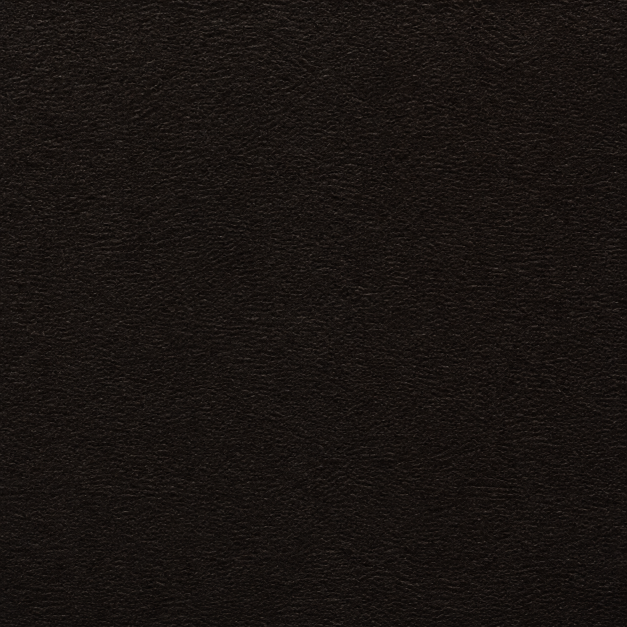
#> input picture tools/assets/source/decisions_gui/decisions_surface_source.png, 1254 x 1254 px (shown at 1/2 size); the run also reads 2 pictures not shown here
$ python build_adiscord_decision_ui_assets.py
#> lines starting #> are read from the running program, lines starting #| are printed output that depends on the picture
#!/usr/bin/env python3
"""Build the original A-Discord decisions-window surface set.

The checked-in source material is original project art.  This builder crops it
deterministically and draws the functional borders needed by Clausewitz GUI
sprites.  Use the default check mode before ``--apply``.
"""

from __future__ import annotations

import argparse
from io import BytesIO
from pathlib import Path

from PIL import Image, ImageDraw, ImageEnhance, ImageOps

from tools.lib.paths import repository_root


ROOT = repository_root()
SOURCE = ROOT / "tools/assets/source/decisions_gui/decisions_surface_source.png"
APPROVAL_SOURCE = (
    ROOT / "tools/assets/source/decisions_gui/decision_approval_seal_source.png"
)
OUTPUT_DIR = ROOT / "gfx/interface/decisions/ui"
RUS_BUNKER_DIR = ROOT / "gfx/interface/ADISCORD_RUS"
RUS_BUNKER_SOURCE = ROOT / "tools/assets/source/rus_bunker"

WINDOW_TILE = OUTPUT_DIR / "ADISCORD_decisions_window_tile.dds"
TITLE_BG = OUTPUT_DIR / "ADISCORD_decisions_title_bg.dds"
EVENT_HEADER_BG = OUTPUT_DIR / "ADISCORD_decisions_event_header_bg.dds"
CATEGORY_HEADER_BG = OUTPUT_DIR / "ADISCORD_decisions_category_header_bg.dds"
CATEGORY_DESC_TILE = OUTPUT_DIR / "ADISCORD_decisions_category_desc_tile.dds"
CATEGORY_END_BG = OUTPUT_DIR / "ADISCORD_decisions_category_end_bg.dds"
EVENT_ITEM_BG = OUTPUT_DIR / "ADISCORD_decisions_event_item_bg.dds"
DECISION_ITEM_BG = OUTPUT_DIR / "ADISCORD_decisions_item_bg.dds"
PROGRESS_BG = OUTPUT_DIR / "ADISCORD_decisions_progress_bg.dds"
PROGRESS_GOOD = OUTPUT_DIR / "ADISCORD_decisions_progress_good.dds"
PROGRESS_BAD = OUTPUT_DIR / "ADISCORD_decisions_progress_bad.dds"
SELECT_ICON = OUTPUT_DIR / "ADISCORD_decisions_select_icon_strip.dds"

FRAME_WIDTH = 512

INK = (3, 4, 5, 255)
DEEP = (9, 10, 10, 255)
SEAM = (35, 36, 34, 255)
EDGE = (67, 66, 59, 255)
EDGE_LIGHT = (102, 96, 79, 255)
TOBACCO = (105, 74, 39, 255)
TOBACCO_LIGHT = (142, 104, 55, 255)
OXBLOOD = (104, 45, 40, 255)
OLIVE = (88, 99, 55, 255)


def _source_image() -> Image.Image:
    if not SOURCE.is_file():
        raise RuntimeError(
            f"missing decisions surface source: {SOURCE.relative_to(ROOT)}"
        )
    with Image.open(SOURCE) as source_image:
        source = source_image.convert("RGBA")
    if source.width < 1024 or source.height < 1024:
        raise RuntimeError(
            f"decisions source must be at least 1024x1024, got {source.size}"
        )
    return source


def _surface(
    size: tuple[int, int], centering: tuple[float, float], brightness: float
) -> Image.Image:
    """Crop the source weave without turning it into another metal skin."""
    source = _source_image()
    surface = ImageOps.fit(
        source,
        size,
        method=Image.Resampling.LANCZOS,
        centering=centering,
    )
    surface = ImageEnhance.Contrast(surface).enhance(0.94)
    surface = ImageEnhance.Color(surface).enhance(0.58)
    surface = ImageEnhance.Brightness(surface).enhance(brightness)
    surface.putalpha(255)
    return surface


def _tinted_surface(
    size: tuple[int, int],
    centering: tuple[float, float],
    brightness: float,
    shadow: tuple[int, int, int],
    highlight: tuple[int, int, int],
) -> Image.Image:
    base = _surface(size, centering, brightness)
    luminance = ImageOps.grayscale(base.convert("RGB"))
    tint = ImageOps.colorize(luminance, black=shadow, white=highlight).convert("RGBA")
    tint.putalpha(255)
    return Image.blend(base, tint, 0.62)


def _rounded_surface(
    size: tuple[int, int],
    box: tuple[int, int, int, int],
    radius: int,
    centering: tuple[float, float],
    brightness: float,
) -> Image.Image:
    left, top, right, bottom = box
    panel_size = (right - left + 1, bottom - top + 1)
    panel = _surface(panel_size, centering, brightness)
    mask = Image.new("L", panel_size, 0)
    ImageDraw.Draw(mask).rounded_rectangle(
        (0, 0, panel_size[0] - 1, panel_size[1] - 1),
        radius=radius,
        fill=255,
    )
    panel.putalpha(mask)
    output = Image.new("RGBA", size, (0, 0, 0, 0))
    output.alpha_composite(panel, (left, top))
    return output


def _bevel(
    image: Image.Image,
    box: tuple[int, int, int, int],
    radius: int,
    lower: tuple[int, int, int, int] = TOBACCO,
) -> None:
    draw = ImageDraw.Draw(image, "RGBA")
    left, top, right, bottom = box
    draw.rounded_rectangle(box, radius=radius, outline=INK, width=3)
    draw.rounded_rectangle(
        (left + 3, top + 3, right - 3, bottom - 3),
        radius=max(0, radius - 2),
        outline=EDGE,
        width=1,
    )
    draw.line((left + 8, top + 5, right - 8, top + 5), fill=(57, 56, 50, 255), width=1)
    draw.line((left + 8, bottom - 4, right - 8, bottom - 4), fill=lower, width=1)
    draw.line((left + 7, bottom - 2, right - 7, bottom - 2), fill=INK, width=1)


def _window_tile() -> Image.Image:
    output = _surface((192, 192), (0.44, 0.58), 0.84)
#> in _source_image, source_image is the input picture: PIL image 1254x1254 RGB; mean R, G, B 24.7, 19.6, 17
    draw = ImageDraw.Draw(output, "RGBA")
    draw.rectangle((0, 0, 191, 191), outline=INK, width=5)
    draw.rectangle((5, 5, 186, 186), outline=EDGE, width=1)
    draw.rectangle((8, 8, 183, 183), outline=DEEP, width=2)
    draw.line((10, 10, 181, 10), fill=(112, 105, 86, 72), width=1)
    draw.line((10, 181, 181, 181), fill=(82, 58, 34, 130), width=1)
    return output


def _title_background() -> Image.Image:
    output = _rounded_surface((543, 41), (0, 2, 542, 39), 2, (0.50, 0.22), 1.03)
    _bevel(output, (0, 2, 542, 39), 2)
    draw = ImageDraw.Draw(output, "RGBA")
    for x in range(13, 505, 10):
        draw.point((x, 35), fill=(85, 66, 39, 255))
    return output


def _event_header_background() -> Image.Image:
    output = _rounded_surface((515, 83), (1, 4, 513, 78), 3, (0.34, 0.20), 1.10)
    _bevel(output, (1, 4, 513, 78), 3)
    draw = ImageDraw.Draw(output, "RGBA")
    draw.rectangle((11, 13, 157, 69), fill=(11, 12, 12, 255), outline=SEAM, width=1)
    draw.line((166, 15, 166, 67), fill=(62, 59, 50, 255), width=1)
    draw.line((173, 41, 497, 41), fill=(17, 18, 17, 255), width=1)
    draw.line((12, 15, 12, 67), fill=TOBACCO_LIGHT, width=1)
    return output


def _category_header_background() -> Image.Image:
    output = _rounded_surface((516, 53), (0, 3, 515, 51), 2, (0.57, 0.31), 0.98)
    _bevel(output, (0, 3, 515, 51), 2)
    draw = ImageDraw.Draw(output, "RGBA")
    draw.rectangle((7, 8, 66, 47), fill=(8, 9, 9, 255), outline=SEAM, width=1)
    draw.line((70, 8, 70, 47), fill=(65, 60, 49, 255), width=1)
    draw.line((77, 10, 503, 10), fill=(50, 49, 44, 255), width=1)
    for x in range(83, 431, 12):
        draw.point((x, 46), fill=(77, 56, 35, 255))
    return output


def _category_description_tile() -> Image.Image:
    output = _surface((48, 48), (0.66, 0.67), 0.78)
    draw = ImageDraw.Draw(output, "RGBA")
    draw.rectangle((0, 0, 47, 47), outline=INK, width=3)
    draw.rectangle((3, 3, 44, 44), outline=EDGE, width=1)
    draw.line((5, 5, 42, 5), fill=(108, 102, 86, 70), width=1)
    draw.line((5, 42, 42, 42), fill=(94, 65, 37, 120), width=1)
    return output


def _category_end_background() -> Image.Image:
    output = Image.new("RGBA", (512, 20), (0, 0, 0, 0))
    draw = ImageDraw.Draw(output, "RGBA")
    draw.line((5, 2, 506, 2), fill=INK, width=3)
    draw.line((9, 5, 502, 5), fill=EDGE, width=1)
    for x in range(24, 488, 8):
        draw.point((x, 7), fill=(72, 54, 36, 255))
    return output


def _event_item_background() -> Image.Image:
    output = _tinted_surface((512, 33), (0.27, 0.74), 1.02, (11, 8, 5), (142, 92, 47))
    mask = Image.new("L", output.size, 0)
    ImageDraw.Draw(mask).rounded_rectangle((1, 1, 510, 31), radius=2, fill=242)
    output.putalpha(mask)
    _bevel(output, (1, 1, 510, 31), 2, TOBACCO_LIGHT)
    draw = ImageDraw.Draw(output, "RGBA")
    draw.line((45, 5, 45, 27), fill=(74, 54, 36, 255), width=1)
    return output


def _decision_frame(index: int) -> Image.Image:
    brightness = (1.03, 1.10, 1.04)[index]
    centering = ((0.20, 0.36), (0.51, 0.51), (0.81, 0.68))[index]
    shadows = ((12, 4, 4), (7, 8, 8), (5, 8, 4))
    highlights = ((111, 43, 39), (78, 78, 69), (92, 105, 55))
    output = _tinted_surface(
        (FRAME_WIDTH, 40), centering, brightness, shadows[index], highlights[index]
    )
    mask = Image.new("L", output.size, 0)
    ImageDraw.Draw(mask).rounded_rectangle((1, 1, 510, 38), radius=2, fill=255)
    output.putalpha(mask)
    draw = ImageDraw.Draw(output, "RGBA")
    edge = (OXBLOOD, EDGE, OLIVE)[index]
    draw.rounded_rectangle((1, 1, 510, 38), radius=2, outline=INK, width=3)
    draw.rounded_rectangle((4, 4, 507, 35), radius=1, outline=edge, width=1)
    draw.line((7, 6, 504, 6), fill=(51, 49, 43, 255), width=1)
    draw.line((56, 6, 56, 34), fill=(7, 7, 7, 255), width=1)
    return output


def _decision_item_background() -> Image.Image:
    output = Image.new("RGBA", (FRAME_WIDTH * 3, 40), (0, 0, 0, 0))
    for index in range(3):
        output.alpha_composite(_decision_frame(index), (index * FRAME_WIDTH, 0))
    return output


def _progress_background() -> Image.Image:
    # The row itself is the trough.  An opaque progress background creates a
    # black slab over active timed decisions, so only the coloured segments
    # are drawn by textureFile1.
    return Image.new("RGBA", (503, 40), (0, 0, 0, 0))


def _segmented_progress(colour: tuple[int, int, int, int]) -> Image.Image:
    output = Image.new("RGBA", (503, 40), (0, 0, 0, 0))
    draw = ImageDraw.Draw(output, "RGBA")
    dark = tuple(max(0, channel - 34) for channel in colour[:3]) + (colour[3],)
    light = tuple(min(255, channel + 24) for channel in colour[:3]) + (colour[3],)
    for x in range(1, 501, 6):
        draw.rectangle((x, 1, min(500, x + 4), 8), fill=colour)
        draw.line((x, 1, min(500, x + 4), 1), fill=light, width=1)
        draw.line((min(500, x + 4), 2, min(500, x + 4), 8), fill=dark, width=1)
    return output


def _approval_seal() -> Image.Image:
    if not APPROVAL_SOURCE.is_file():
        raise RuntimeError(
            f"missing decision approval source: {APPROVAL_SOURCE.relative_to(ROOT)}"
        )
    with Image.open(APPROVAL_SOURCE) as source_image:
        source = source_image.convert("RGBA")
    bbox = source.getchannel("A").getbbox()
    if bbox is None:
        raise RuntimeError("decision approval source is fully transparent")
    icon = source.crop(bbox)
    icon.thumbnail((25, 25), Image.Resampling.LANCZOS)
    return icon


def _approval_frame(state: int) -> Image.Image:
    icon = _approval_seal()
    if state == 0:
        alpha = icon.getchannel("A").point(lambda value: round(value * 0.42))
        icon = ImageOps.grayscale(icon.convert("RGB")).convert("RGBA")
        icon = ImageEnhance.Brightness(icon).enhance(0.58)
        icon.putalpha(alpha)
    elif state == 2:
        icon = ImageEnhance.Brightness(icon).enhance(1.14)
        icon = ImageEnhance.Contrast(icon).enhance(1.08)
    elif state == 3:
        alpha = icon.getchannel("A").point(lambda value: round(value * 0.62))
        icon = ImageOps.grayscale(icon.convert("RGB")).convert("RGBA")
        icon.putalpha(alpha)

    frame = Image.new("RGBA", (40, 28), (0, 0, 0, 0))
    x = (frame.width - icon.width) // 2
    y = (frame.height - icon.height) // 2
    frame.alpha_composite(icon, (x, y))
    if state == 2:
        ImageDraw.Draw(frame, "RGBA").ellipse(
            (5, 0, 34, 27), outline=(169, 128, 57, 150), width=1
        )
    elif state == 3:
        draw = ImageDraw.Draw(frame, "RGBA")
        draw.line((8, 22, 31, 5), fill=(157, 47, 39, 255), width=3)
        draw.line((9, 23, 32, 6), fill=(48, 7, 7, 255), width=1)
    return frame


def _approval_strip() -> Image.Image:
    output = Image.new("RGBA", (160, 28), (0, 0, 0, 0))
    for state in range(4):
        output.alpha_composite(_approval_frame(state), (state * 40, 0))
    return output


def _dds_bytes(image: Image.Image) -> bytes:
    stream = BytesIO()
    image.save(stream, format="DDS")
    return stream.getvalue()


def _rus_bunker_outputs() -> dict[Path, bytes]:
    """Fit complete floor cross-sections without cropping or stretching the art."""
    card = Image.new("RGBA", (64, 64), (47, 40, 46, 255))
    frame = ImageDraw.Draw(card)
    frame.rectangle((0, 0, 63, 63), outline=(112, 95, 88, 255), width=1)
    frame.rectangle((1, 1, 62, 62), outline=(61, 49, 57, 255), width=1)
    selected = Image.new("RGBA", (444, 98), (0, 0, 0, 0))
    outline = ImageDraw.Draw(selected)
    outline.rectangle((0, 0, 443, 17), fill=(77, 35, 46, 255))
    outline.rectangle((0, 0, 443, 97), outline=(200, 159, 102, 255), width=2)
    outline.rectangle((0, 0, 4, 97), fill=(200, 159, 102, 255))
    outputs = {
        RUS_BUNKER_DIR / "bunker_card.dds": _dds_bytes(card),
        RUS_BUNKER_DIR / "bunker_panel.dds": _dds_bytes(Image.new("RGBA", (16, 16), (28, 24, 29, 255))),
        RUS_BUNKER_DIR / "bunker_floor_selected.dds": _dds_bytes(selected),
        RUS_BUNKER_DIR / "bunker_floor_shade.dds": _dds_bytes(Image.new("RGBA", (442, 80), (23, 18, 24, 185))),
    }
    for layer in range(1, 6):
        source_path = RUS_BUNKER_SOURCE / f"bunker_layer_{layer}.png"
        with Image.open(source_path) as source:
            image = ImageOps.pad(
                source.convert("RGBA"),
                (480, 160),
                method=Image.Resampling.LANCZOS,
                color=(27, 29, 25, 255),
            )
        stream = BytesIO()
        image.save(stream, format="DDS", pixel_format="DXT5")
        outputs[RUS_BUNKER_DIR / f"bunker_layer_{layer}.dds"] = stream.getvalue()
    return outputs


def expected_outputs() -> dict[Path, bytes]:
    return {
        WINDOW_TILE: _dds_bytes(_window_tile()),
        TITLE_BG: _dds_bytes(_title_background()),
        EVENT_HEADER_BG: _dds_bytes(_event_header_background()),
        CATEGORY_HEADER_BG: _dds_bytes(_category_header_background()),
        CATEGORY_DESC_TILE: _dds_bytes(_category_description_tile()),
        CATEGORY_END_BG: _dds_bytes(_category_end_background()),
        EVENT_ITEM_BG: _dds_bytes(_event_item_background()),
        DECISION_ITEM_BG: _dds_bytes(_decision_item_background()),
        PROGRESS_BG: _dds_bytes(_progress_background()),
        PROGRESS_GOOD: _dds_bytes(_segmented_progress((111, 126, 61, 255))),
        PROGRESS_BAD: _dds_bytes(_segmented_progress((132, 52, 45, 255))),
        SELECT_ICON: _dds_bytes(_approval_strip()),
        **_rus_bunker_outputs(),
    }
#> in _dds_bytes, `image.save(stream, format="DDS")`:
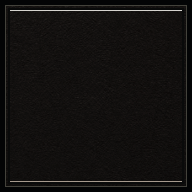
#> image: PIL image 192x192 RGBA; mean R, G, B, A 17.7, 15.9, 14.7, 253.6; transparent parts drawn white
#> in _rounded_surface, `left, top, right, bottom = box`: left = 0; top = 2; right = 542; bottom = 39
#> in _rounded_surface, `panel_size = (right - left + 1, bottom - top + 1)`: panel_size = (543, 38)
#> in _rounded_surface, `mask = Image.new("L", panel_size, 0)`: mask: PIL image 543x38 L; every value is 0
#> in _rounded_surface, `ImageDraw.Draw(mask).rounded_rectangle( (0, 0, panel_size[0] - 1, pane..`:
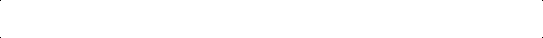
#> mask: PIL image 543x38 L; 100% white; black in thin lines or dots
#> in _rounded_surface, `output = Image.new("RGBA", size, (0, 0, 0, 0))`: output: PIL image 543x41 RGBA; every value is 0
#> in _title_background, `_bevel(output, (0, 2, 542, 39), 2)`:
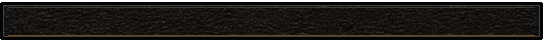
#> output: PIL image 543x41 RGBA; mean R, G, B, A 23.1, 20.5, 18.3, 236.3; transparent parts drawn white
#> call 2 of _rounded_surface, with size = (515, 83), box = (1, 4, 513, 78), radius = 3, centering = (0.34, 0.2), brightness = 1.1
#> in _rounded_surface (call 2), `left, top, right, bottom = box`: left = 1; top = 4; right = 513; bottom = 78
#> in _rounded_surface (call 2), `panel_size = (right - left + 1, bottom - top + 1)`: panel_size = (513, 75)
#> call 3 of _surface, with size = (513, 75), centering = (0.34, 0.2), brightness = 1.1
#> in _surface (call 3), `surface = ImageOps.fit( source, size, method=Image.Resampling.LANCZOS,..`:
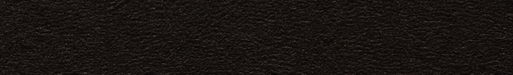
#> surface: PIL image 513x75 RGBA; mean R, G, B, A 25.5, 20.2, 17.5, 255
#> in _rounded_surface (call 2), `mask = Image.new("L", panel_size, 0)`: mask: PIL image 513x75 L; every value is 0
#> in _rounded_surface (call 2), `ImageDraw.Draw(mask).rounded_rectangle( (0, 0, panel_size[0] - 1, pane..`:
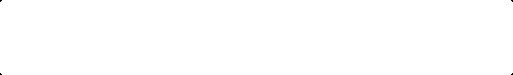
#> mask: PIL image 513x75 L; 100% white; black in thin lines or dots
#> in _rounded_surface (call 2), `output = Image.new("RGBA", size, (0, 0, 0, 0))`: output: PIL image 515x83 RGBA; every value is 0
#> in _dds_bytes (call 3), `image.save(stream, format="DDS")`:
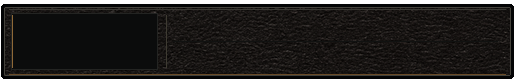
#> image: PIL image 515x83 RGBA; mean R, G, B, A 20.3, 18.4, 16.8, 229.5; transparent parts drawn white
#> in _rounded_surface (call 3), `mask = Image.new("L", panel_size, 0)`: mask: PIL image 516x49 L; every value is 0
#> in _rounded_surface (call 3), `ImageDraw.Draw(mask).rounded_rectangle( (0, 0, panel_size[0] - 1, pane..`: mask: PIL image 516x49 L; 100% white; black in thin lines or dots
#> in _rounded_surface (call 3), `output = Image.new("RGBA", size, (0, 0, 0, 0))`: output: PIL image 516x53 RGBA; every value is 0
#> in _category_end_background, `output = Image.new("RGBA", (512, 20), (0, 0, 0, 0))`: output: PIL image 512x20 RGBA; every value is 0
#> in _surface (call 6), `surface = ImageOps.fit( source, size, method=Image.Resampling.LANCZOS,..`:
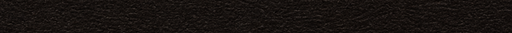
#> surface: PIL image 512x33 RGBA; mean R, G, B, A 23.6, 18.6, 16.2, 255
#> in _segmented_progress, `dark = tuple(max(0, channel - 34) for channel in colour[:3]) + (colour..`: dark = (77, 92, 27, 255)
#> in _segmented_progress, `light = tuple(min(255, channel + 24) for channel in colour[:3]) + (col..`: light = (135, 150, 85, 255)
#> in _approval_seal, `bbox = source.getchannel("A").getbbox()`: bbox = (215, 201, 1039, 1042)
#> (the run stopped early here; a loop or call above may not have finished)
